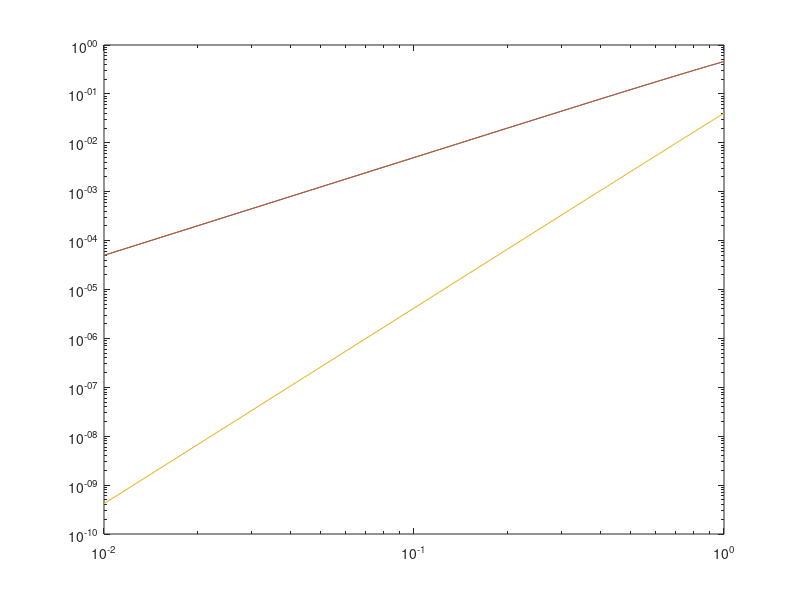

MATLAB code for this plot:
figure;
h = 0:.01:1;
x = (pi/2);
E1 = abs((sin(x+h)) - (sin(x)));
E2 = abs((sin(x+h)) - (sin(x)) - (cos(x)*h));
E3 = abs((sin(x+h)) - (sin(x)) - (cos(x)*h) + (sin(x)*(h.^2)*.5));
loglog(h,E1); hold on;
loglog(h,E2);
loglog(h,E3); hold off;